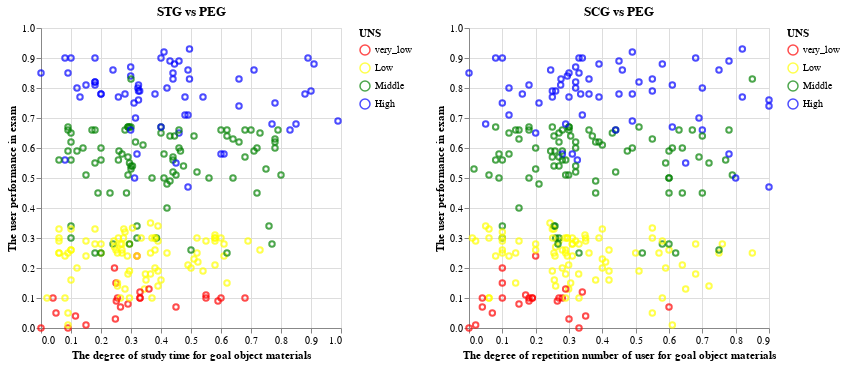

Notebook cell for this chart:
### Code cell
# Additional scatter plot for SCG vs PEG
scatter_plot_scg = alt.Chart(filtered_data).mark_point().encode(
    x=alt.X("SCG").title("The degree of repetition number of user for goal object materials"),
    y=alt.Y("PEG").title("The user performance in exam").scale(zero=False),
    color=alt.Color(' UNS',  # Adjusted for correct column name
        scale=alt.Scale(
            domain=['very_low', 'Low', 'Middle', 'High'],
            range=['red', 'yellow', 'green', 'blue']
        )
    )
).properties(
    title='SCG vs PEG',
)

# Combining the charts side by side
combined_charts = alt.hconcat(scatter_plot_stg, scatter_plot_scg).resolve_scale(color='independent')

# Display the combined charts
combined_charts

### Figure 1 — Vega-Lite specification as saved in the notebook (floating-point values rounded to 4 significant figures; data arrays with more than 128 entries replaced by an {"elided": "..."} marker saying what was removed)
{"config": {"view": {"continuousWidth": 300, "continuousHeight": 300}}, "hconcat": [{"mark": {"type": "point"}, "encoding": {"color": {"field": " UNS", "scale": {"domain": ["very_low", "Low", "Middle", "High"], "range": ["red", "yellow", "green", "blue"]}, "type": "nominal"}, "x": {"field": "STG", "title": "The degree of study time for goal object materials", "type": "quantitative"}, "y": {"field": "PEG", "scale": {"zero": false}, "title": "The user performance in exam", "type": "quantitative"}}, "title": "STG vs PEG"}, {"mark": {"type": "point"}, "encoding": {"color": {"field": " UNS", "scale": {"domain": ["very_low", "Low", "Middle", "High"], "range": ["red", "yellow", "green", "blue"]}, "type": "nominal"}, "x": {"field": "SCG", "title": "The degree of repetition number of user for goal object materials", "type": "quantitative"}, "y": {"field": "PEG", "scale": {"zero": false}, "title": "The user performance in exam", "type": "quantitative"}}, "title": "SCG vs PEG"}], "data": {"name": "data-eaaed803afb61494a967d3bfd8939bb0"}, "resolve": {"scale": {"color": "independent"}}, "$schema": "https://vega.github.io/schema/vega-lite/v5.8.0.json", "datasets": {"data-eaaed803afb61494a967d3bfd8939bb0": {"elided": "258 records"}}}
